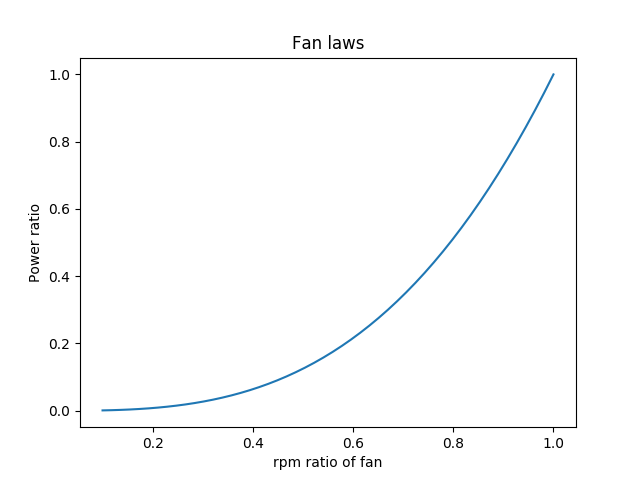

Source code (Python):
import numpy as np
import matplotlib.pyplot as plt

x = np.linspace(0.1, 1)
y =  x ** 3

plt.title("Fan laws")
plt.plot(x, y)
plt.xlabel('rpm ratio of fan')
plt.ylabel('Power ratio')

plt.savefig("fan.png")
plt.show()
